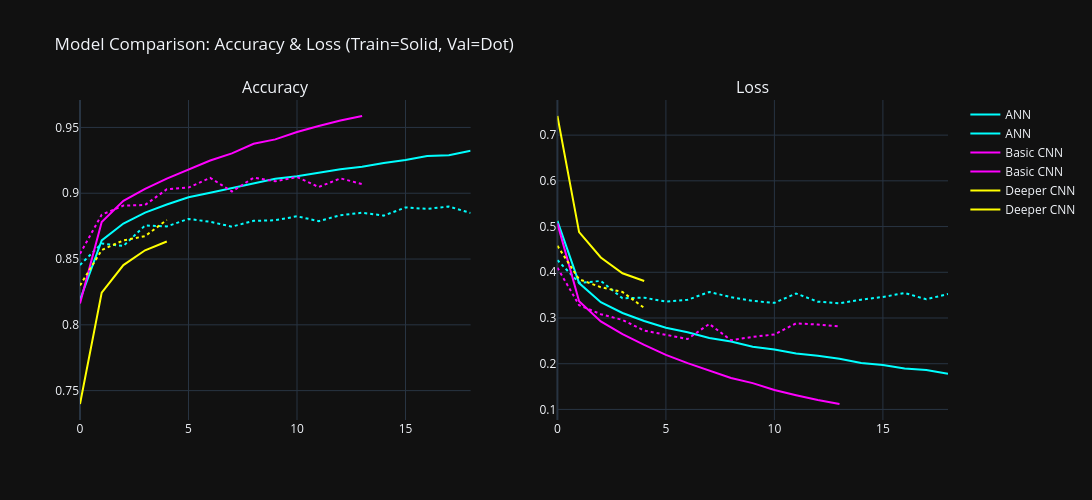

Notebook cell for this chart:
### Markdown cell above
#### 4.3 模型对比

训练曲线可以帮助诊断模型学习过程：

- 训练 accuracy vs. 验证 accuracy；
- 训练 loss vs. 验证 loss。

如果训练准确率很高，但验证准确率明显较低，通常说明模型存在过拟合。

### Code cell
import plotly.graph_objects as go
from plotly.subplots import make_subplots

models = {
    "ANN": ("cyan", ann_history),
    "Basic CNN": ("magenta", basic_cnn_history),
    "Deeper CNN": ("yellow", deeper_cnn_history)
}

performance_data = {
    'Model': ['ANN', 'Basic CNN', 'Deeper CNN'],
    'Test Loss': [loss_ann, loss_basic_cnn, loss_deeper_cnn],
    'Test Accuracy': [accuracy_ann, accuracy_basic_cnn, accuracy_deeper_cnn]
}

performance_df = pd.DataFrame(performance_data)

fig = make_subplots(rows=1, cols=2, subplot_titles=('Accuracy', 'Loss'))

for name, (color, history) in models.items():
    # Accuracy
    fig.add_trace(go.Scatter(y=history.history['accuracy'], mode='lines',
                             name=name, line=dict(color=color, dash='solid')), row=1, col=1)
    fig.add_trace(go.Scatter(y=history.history['val_accuracy'], mode='lines',
                             name=name, line=dict(color=color, dash='dot'), showlegend=False), row=1, col=1)

    # Loss
    fig.add_trace(go.Scatter(y=history.history['loss'], mode='lines',
                             name=name, line=dict(color=color, dash='solid')), row=1, col=2)
    fig.add_trace(go.Scatter(y=history.history['val_loss'], mode='lines',
                             name=name, line=dict(color=color, dash='dot'), showlegend=False), row=1, col=2)

fig.update_layout(
    title_text="Model Comparison: Accuracy & Loss (Train=Solid, Val=Dot)",
    height=500,
    width=1200,
    template="plotly_dark"
)

fig.show()

### Figure 1 — Plotly figure (JSON) as saved in the notebook; plotly's stock layout.template omitted (floating-point values rounded to 4 significant figures)
{"data": [{"line": {"color": "cyan", "dash": "solid"}, "mode": "lines", "name": "ANN", "type": "scatter", "xaxis": "x", "y": [0.819, 0.8641, 0.877, 0.8852, 0.8914, 0.8969, 0.9004, 0.904, 0.9071, 0.911, 0.9129, 0.9154, 0.9183, 0.9201, 0.923, 0.9253, 0.9284, 0.929, 0.9323], "yaxis": "y"}, {"line": {"color": "cyan", "dash": "dot"}, "mode": "lines", "name": "ANN", "showlegend": false, "type": "scatter", "xaxis": "x", "y": [0.8455, 0.8618, 0.8599, 0.8755, 0.8748, 0.8805, 0.8783, 0.8746, 0.879, 0.8795, 0.8825, 0.8788, 0.8833, 0.8852, 0.883, 0.8892, 0.8881, 0.8899, 0.885], "yaxis": "y"}, {"line": {"color": "cyan", "dash": "solid"}, "mode": "lines", "name": "ANN", "type": "scatter", "xaxis": "x2", "y": [0.5124, 0.3763, 0.3345, 0.311, 0.2934, 0.2787, 0.269, 0.2564, 0.2486, 0.2371, 0.2313, 0.2222, 0.2177, 0.2107, 0.2016, 0.1972, 0.1898, 0.1861, 0.1783], "yaxis": "y2"}, {"line": {"color": "cyan", "dash": "dot"}, "mode": "lines", "name": "ANN", "showlegend": false, "type": "scatter", "xaxis": "x2", "y": [0.4266, 0.377, 0.381, 0.3431, 0.3444, 0.3359, 0.3398, 0.3569, 0.3456, 0.3374, 0.3332, 0.3536, 0.3357, 0.3319, 0.3401, 0.3459, 0.3548, 0.3408, 0.3525], "yaxis": "y2"}, {"line": {"color": "magenta", "dash": "solid"}, "mode": "lines", "name": "Basic CNN", "type": "scatter", "xaxis": "x", "y": [0.8162, 0.8782, 0.8942, 0.9034, 0.9112, 0.9182, 0.9249, 0.9303, 0.9376, 0.9409, 0.9466, 0.9511, 0.9553, 0.9587], "yaxis": "y"}, {"line": {"color": "magenta", "dash": "dot"}, "mode": "lines", "name": "Basic CNN", "showlegend": false, "type": "scatter", "xaxis": "x", "y": [0.854, 0.8837, 0.8906, 0.8911, 0.903, 0.9043, 0.9117, 0.9013, 0.9118, 0.9091, 0.9123, 0.9047, 0.9113, 0.907], "yaxis": "y"}, {"line": {"color": "magenta", "dash": "solid"}, "mode": "lines", "name": "Basic CNN", "type": "scatter", "xaxis": "x2", "y": [0.507, 0.3366, 0.2926, 0.2646, 0.2412, 0.2194, 0.2013, 0.1849, 0.1688, 0.1575, 0.1426, 0.1312, 0.1205, 0.1119], "yaxis": "y2"}, {"line": {"color": "magenta", "dash": "dot"}, "mode": "lines", "name": "Basic CNN", "showlegend": false, "type": "scatter", "xaxis": "x2", "y": [0.4099, 0.3281, 0.3082, 0.2958, 0.2725, 0.2637, 0.254, 0.2871, 0.2515, 0.2587, 0.2639, 0.2883, 0.2857, 0.2813], "yaxis": "y2"}, {"line": {"color": "yellow", "dash": "solid"}, "mode": "lines", "name": "Deeper CNN", "type": "scatter", "xaxis": "x", "y": [0.7398, 0.8245, 0.8454, 0.8566, 0.8633], "yaxis": "y"}, {"line": {"color": "yellow", "dash": "dot"}, "mode": "lines", "name": "Deeper CNN", "showlegend": false, "type": "scatter", "xaxis": "x", "y": [0.8299, 0.8568, 0.8642, 0.8674, 0.8797], "yaxis": "y"}, {"line": {"color": "yellow", "dash": "solid"}, "mode": "lines", "name": "Deeper CNN", "type": "scatter", "xaxis": "x2", "y": [0.7418, 0.4878, 0.4323, 0.3979, 0.381], "yaxis": "y2"}, {"line": {"color": "yellow", "dash": "dot"}, "mode": "lines", "name": "Deeper CNN", "showlegend": false, "type": "scatter", "xaxis": "x2", "y": [0.4578, 0.3846, 0.3674, 0.3568, 0.3221], "yaxis": "y2"}], "layout": {"annotations": [{"font": {"size": 16}, "showarrow": false, "text": "Accuracy", "x": 0.225, "xanchor": "center", "xref": "paper", "y": 1, "yanchor": "bottom", "yref": "paper"}, {"font": {"size": 16}, "showarrow": false, "text": "Loss", "x": 0.775, "xanchor": "center", "xref": "paper", "y": 1, "yanchor": "bottom", "yref": "paper"}], "height": 500, "title": {"text": "Model Comparison: Accuracy & Loss (Train=Solid, Val=Dot)"}, "width": 1200, "xaxis": {"anchor": "y", "domain": [0, 0.45]}, "xaxis2": {"anchor": "y2", "domain": [0.55, 1]}, "yaxis": {"anchor": "x", "domain": [0, 1]}, "yaxis2": {"anchor": "x2", "domain": [0, 1]}}}
